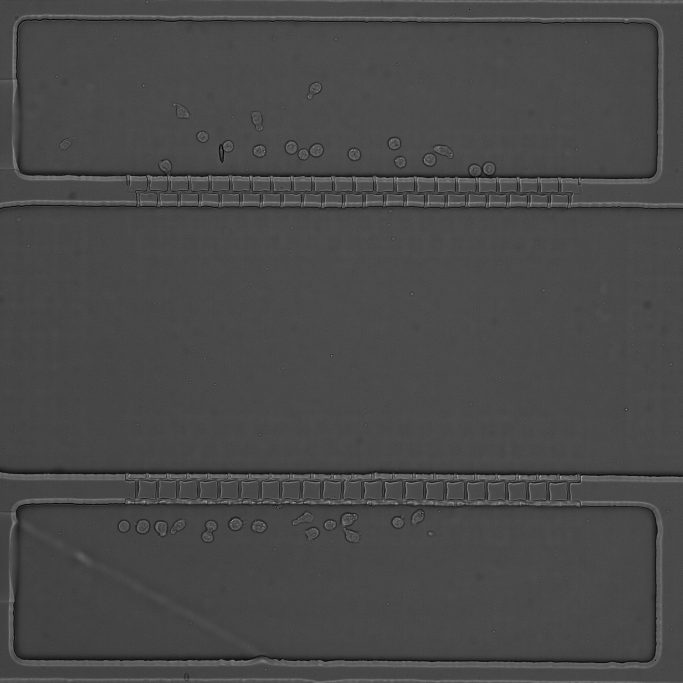
#> input picture aiSEGcell_supplement/aiSEGcell_sourcedata_scripts_software/sourcedata_analysis_scripts/fig3/a/images/190905WW12_p0001_t00001_z001.png, 2048 x 2048 px (shown at 1/3 size); its folder holds 3 pictures in this run
$ python fig3a.py
#> lines starting #> are read from the running program, lines starting #| are printed output that depends on the picture; after the words box and inside, x2 and y2 are one past the last pixel; in counts of white or black regions, pixels touching at a corner belong together; pictures that were not available may be replaced by others from this repository, and a replacement may not be noted
import glob
import os

from skimage import io, exposure

# define output directory
path_out = '../../output/fig3/a/'
for subdir in ['bf', 'flu', 'gt', 'pred']:
    os.makedirs(os.path.join(path_out, subdir), exist_ok=True)
    os.makedirs(os.path.join(path_out, 'zoomin', subdir), exist_ok=True)

# collect all images
bf_paths  = glob.glob('./images/*.png')
flu_paths  = glob.glob('./nuc/*.png')
gt_paths  = glob.glob('./gt/*.png')
pred_paths  = glob.glob('./pred/*.png')

# sort paths
bf_paths.sort()
flu_paths.sort()
gt_paths.sort()
pred_paths.sort()

# assign crop bounding boxes per image
crops = {
        '190905WW12_p0001_t00001_z001.png': [45,700, 547, 1202], #y_top, x_left, y_bottom, x_right, 502x502
        '190905WW12_p0011_t00001_z001.png': [42, 1132, 544, 1634],
        '190905WW12_p0013_t00001_z001.png': [1165, 1075, 1667, 1577],
        }

# load and crop images and collect min and max intensities
bp_wp_bf = {
        '190905WW12_p0001_t00001_z001.png': [5, 107],
        '190905WW12_p0011_t00001_z001.png': [5, 112],
        '190905WW12_p0013_t00001_z001.png': [5, 120],
        }
bp_wp_flu = {
        '190905WW12_p0001_t00001_z001.png': [0, 88],
        '190905WW12_p0011_t00001_z001.png': [0, 88],
        '190905WW12_p0013_t00001_z001.png': [0, 81],
        }
zoom_ins = {
        '190905WW12_p0001_t00001_z001.png': [140, 355, 240, 455], #x_left, y_top, x_right, y_bottom, 100x100
        '190905WW12_p0011_t00001_z001.png': [18, 208, 118, 308],
        '190905WW12_p0013_t00001_z001.png': [60, 355, 160, 455],
        }

for bf_path, flu_path, gt_path, pred_path in zip(bf_paths, flu_paths, gt_paths, pred_paths):
    bf = io.imread(bf_path)
#> bf is the input picture: shape (2048, 2048); min 0, max 241, mean 72.8
    flu = io.imread(flu_path)
    gt = io.imread(gt_path)
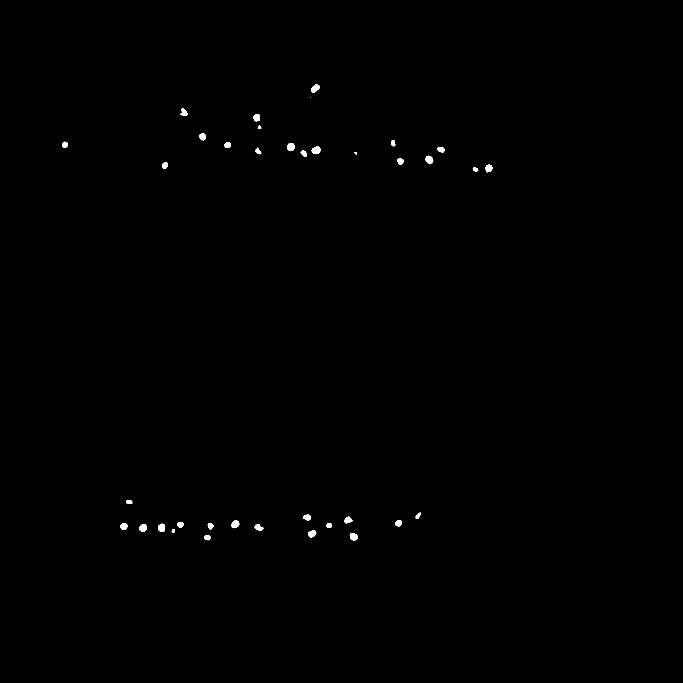
#> input picture aiSEGcell_supplement/aiSEGcell_sourcedata_scripts_software/sourcedata_analysis_scripts/fig3/a/gt/190905WW12_p0001_t00001_z001.png, 2048 x 2048 px (shown at 1/3 size)
#> gt: shape (2048, 2048); 0.24% white; 37 white regions (1 under 20 px), largest, box (x1, y1, x2, y2) and area: (935, 439, 962, 462) 450, (861, 429, 885, 453) 441, (474, 1571, 495, 1596) 422
    pred = io.imread(pred_path)

    # crop images
    bf = bf[crops[os.path.basename(bf_path)][0]:crops[os.path.basename(bf_path)][2],
            crops[os.path.basename(bf_path)][1]:crops[os.path.basename(bf_path)][3]]
#> bf: shape (502, 502)
    flu = flu[crops[os.path.basename(flu_path)][0]:crops[os.path.basename(flu_path)][2],
              crops[os.path.basename(flu_path)][1]:crops[os.path.basename(flu_path)][3]]
    gt = gt[crops[os.path.basename(gt_path)][0]:crops[os.path.basename(gt_path)][2],
            crops[os.path.basename(gt_path)][1]:crops[os.path.basename(gt_path)][3]]
#> gt: shape (502, 502); 1% white; 11 white regions (1 under 20 px), largest, box (x1, y1, x2, y2) and area: (235, 394, 262, 417) 450, (161, 384, 185, 408) 441, (233, 209, 259, 233) 415
    pred = pred[crops[os.path.basename(pred_path)][0]:crops[os.path.basename(pred_path)][2],
                crops[os.path.basename(pred_path)][1]:crops[os.path.basename(pred_path)][3]]

    # adjust min/max intensities
    img_name = os.path.basename(bf_path)
    bf = exposure.rescale_intensity(bf, in_range=(bp_wp_bf[img_name][0], bp_wp_bf[img_name][1]), out_range=(0, 255))
    flu = exposure.rescale_intensity(flu, in_range=(bp_wp_flu[img_name][0], bp_wp_flu[img_name][1]), out_range=(0, 255))
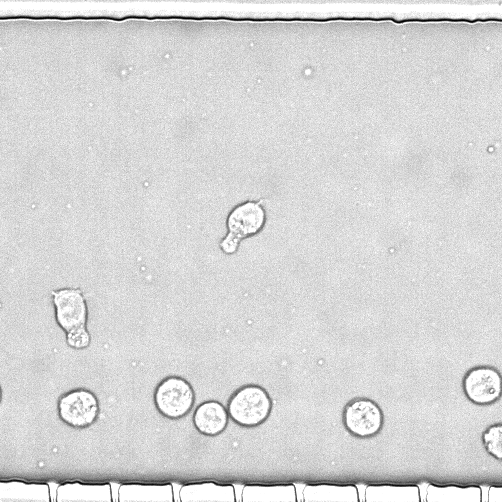
#> flu: shape (502, 502) float64; min 0, max 255, mean 215

    # generate zoom in crops
    bf_zoom = bf[zoom_ins[img_name][1]:zoom_ins[img_name][3],zoom_ins[img_name][0]:zoom_ins[img_name][2]]
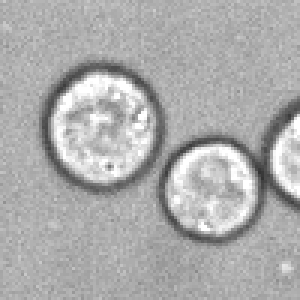
#> bf_zoom: shape (100, 100) float64 (shown 3 times larger); min 52.5, max 255, mean 173
    flu_zoom = flu[zoom_ins[img_name][1]:zoom_ins[img_name][3],zoom_ins[img_name][0]:zoom_ins[img_name][2]]
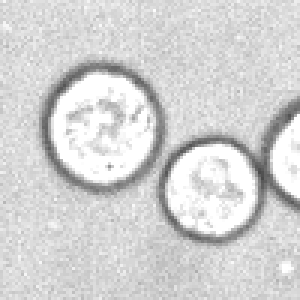
#> flu_zoom: shape (100, 100) float64 (shown 3 times larger); min 75.34, max 255, mean 212.2
    gt_zoom = gt[zoom_ins[img_name][1]:zoom_ins[img_name][3],zoom_ins[img_name][0]:zoom_ins[img_name][2]]
#> gt_zoom: shape (100, 100); 7.3% white; 3 white regions, box (x1, y1, x2, y2) and area: (21, 29, 45, 53) 441, (62, 52, 81, 71) 237, (95, 45, 100, 60) 54
    pred_zoom = pred[zoom_ins[img_name][1]:zoom_ins[img_name][3],zoom_ins[img_name][0]:zoom_ins[img_name][2]]

    # save zoom in crops
    io.imsave(os.path.join(path_out, 'zoomin', 'bf', img_name), bf_zoom.astype('uint8'))
    io.imsave(os.path.join(path_out, 'zoomin', 'flu', img_name), flu_zoom.astype('uint8'))
    io.imsave(os.path.join(path_out, 'zoomin', 'gt', img_name), gt_zoom.astype('uint8'))
    io.imsave(os.path.join(path_out, 'zoomin', 'pred', img_name), pred_zoom.astype('uint8'))

    # draw white square around zoom_ins
    if img_name != '210930MA20_p0015_t00005_z001.png':
        x1 = zoom_ins[img_name][0] - 1
        x2 = zoom_ins[img_name][2] + 1
        y1 = zoom_ins[img_name][1] - 1
        y2 = zoom_ins[img_name][3] + 1

        x1 = max(x1, 0)
        x2 = min(x2, bf.shape[1] - 1)
#> x2 = 241
        y1 = max(y1, 0)
        y2 = min(y2, bf.shape[0] - 1)
#> y2 = 456

        bf[y1:y2,x1] = 255
#> bf: shape (502, 502) float64; min 0, max 255, mean 174.9
        bf[y1:y2,x2] = 255
#> bf: shape (502, 502) float64; min 0, max 255, mean 174.9
        bf[y1,x1:x2] = 255
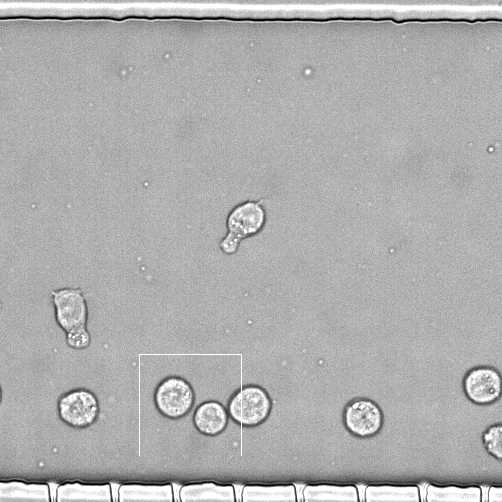
#> bf: shape (502, 502) float64; min 0, max 255, mean 174.9
        bf[y2,x1:x2] = 255
#> bf: shape (502, 502) float64; 0.04% of pixels changed, all inside (x1, y1, x2, y2) = (139, 456, 241, 457)

        flu[y1:y2,x1] = 255
#> flu: shape (502, 502) float64; 0.04% of pixels changed, all inside (x1, y1, x2, y2) = (139, 354, 140, 456)
        flu[y1:y2,x2] = 255
#> flu: shape (502, 502) float64; min 0, max 255, mean 215
        flu[y1,x1:x2] = 255
#> flu: shape (502, 502) float64; min 0, max 255, mean 215
        flu[y2,x1:x2] = 255
#> flu: shape (502, 502) float64; min 0, max 255, mean 215

        gt[y1:y2,x1] = 255
        gt[y1:y2,x2] = 255
#> gt: shape (502, 502); 1.1% white; 12 white regions (1 under 20 px), largest, box (x1, y1, x2, y2) and area: (235, 354, 262, 456) 535, (161, 384, 185, 408) 441, (233, 209, 259, 233) 415
        gt[y1,x1:x2] = 255
#> gt: shape (502, 502); 1.1% white; 11 white regions (1 under 20 px), largest, box (x1, y1, x2, y2) and area: (139, 354, 262, 456) 738, (161, 384, 185, 408) 441, (233, 209, 259, 233) 415
        gt[y2,x1:x2] = 255
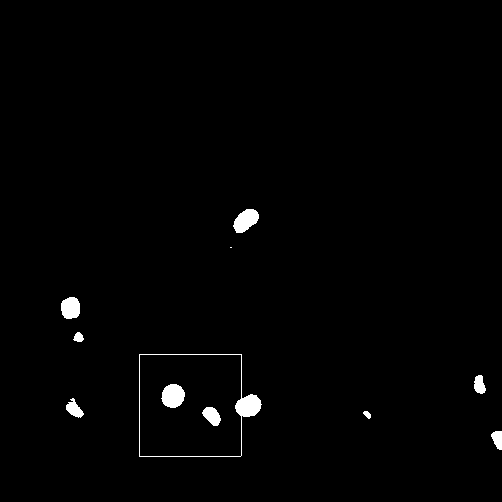
#> gt: shape (502, 502); 1.2% white; 11 white regions (1 under 20 px), largest, box (x1, y1, x2, y2) and area: (139, 354, 262, 457) 840, (161, 384, 185, 408) 441, (233, 209, 259, 233) 415

        pred[y1:y2,x1] = 255
#> pred: shape (502, 502); min 0, max 255, mean 75.3
        pred[y1:y2,x2] = 255
#> pred: shape (502, 502); min 0, max 255, mean 75.4
        pred[y1,x1:x2] = 255
#> pred: shape (502, 502); min 0, max 255, mean 75.4
        pred[y2,x1:x2] = 255
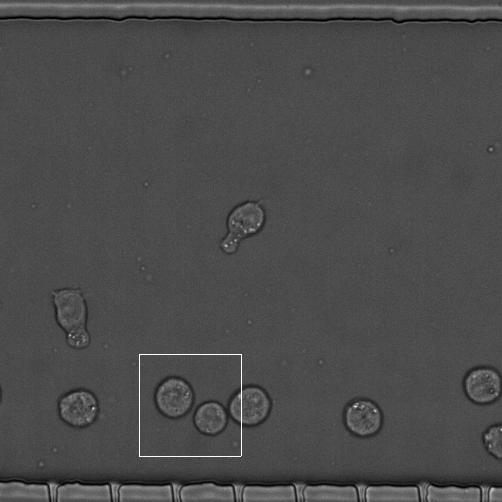
#> pred: shape (502, 502); min 0, max 255, mean 75.5

    # save crops
    io.imsave(os.path.join(path_out, 'bf', img_name), bf.astype('uint8'))
    io.imsave(os.path.join(path_out, 'flu', img_name), flu.astype('uint8'))
    io.imsave(os.path.join(path_out, 'gt', img_name), gt.astype('uint8'))
    io.imsave(os.path.join(path_out, 'pred', img_name), pred.astype('uint8'))
